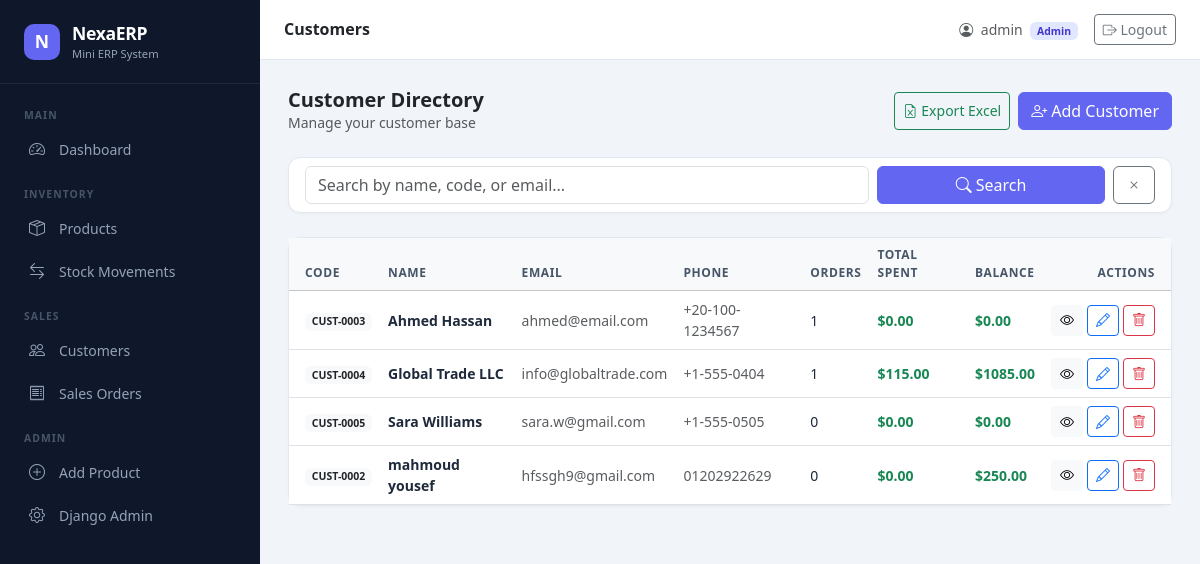
The app's page /customers/ (signed in), older data.
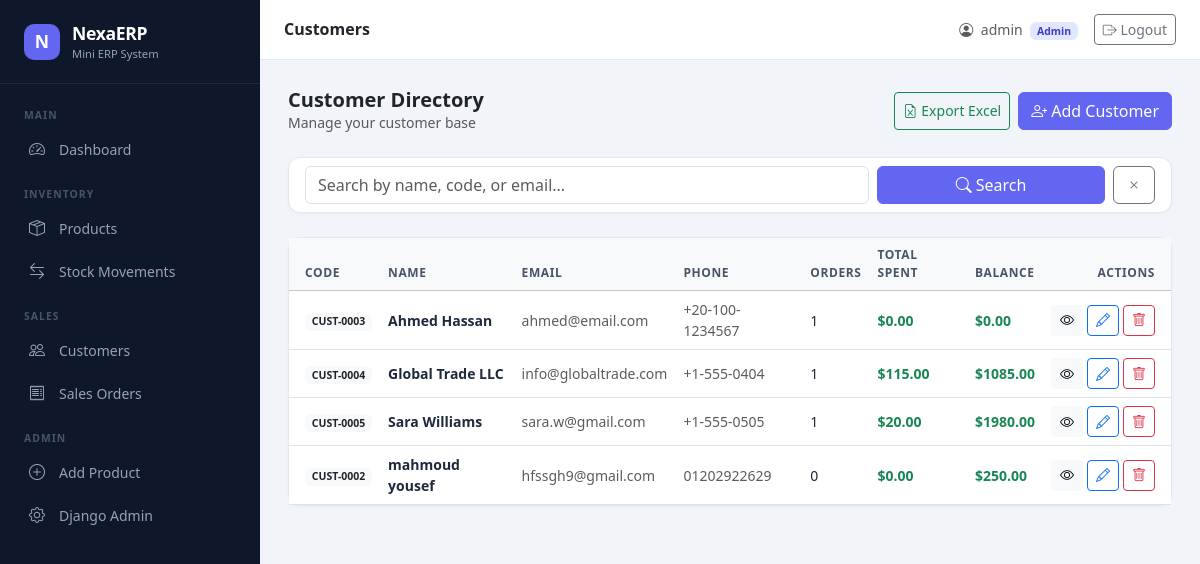
The same page, newer data.
### customers/models.py (models this page shows, shortened)
class Customer(models.Model):
    customer_code = models.CharField(max_length=50, unique=True)
    name = models.CharField(max_length=255)
    phone = models.CharField(max_length=20, blank=True)
    address = models.TextField(blank=True)
    email = models.EmailField(blank=True)
    opening_balance = models.DecimalField(max_digits=12, decimal_places=2, default=0)
    is_active = models.BooleanField(default=True)
    created_at = models.DateTimeField(auto_now_add=True)
    updated_at = models.DateTimeField(auto_now=True)
    class Meta:
        ordering = ['name']
    @property
    def total_orders(self):
        return self.salesorder_set.exclude(status='cancelled').count()
    @property
    def total_spent(self):
        from django.db.models import Sum
        result = self.salesorder_set.filter(status='confirmed').aggregate(
            total=Sum('total_amount')
        )
        return result['total'] or 0
    @property
    def balance(self):
        from django.db.models import Sum
        confirmed_total = self.salesorder_set.filter(
            status='confirmed'
        ).aggregate(total=Sum('total_amount'))['total'] or 0
        return self.opening_balance - confirmed_total

### customers/views.py (the view)
# urls.py: path('', CustomerListView.as_view(), name='customer_list'),
class CustomerListView(SalesOrAdminMixin, ListView):
    model = Customer
    template_name = 'customers/customer_list.html'
    context_object_name = 'customers'
    paginate_by = 15
    def get_queryset(self):
        query = self.request.GET.get('q', '')
        return CustomerService.search(query=query or None)
    def get_context_data(self, **kwargs):
        context = super().get_context_data(**kwargs)
        context['search_form'] = CustomerSearchForm(self.request.GET)
        return context

### customers/forms.py
class CustomerSearchForm(forms.Form):
    q = forms.CharField(
        required=False,
        widget=forms.TextInput(attrs={
            'class': 'form-control',
            'placeholder': 'Search by name, code, or email...'
        })
    )

### core/mixins.py (called while the page is built)
    def dispatch(self, request, *args, **kwargs):
        if not request.user.is_authenticated:
            return self.handle_no_permission()
        return super().dispatch(request, *args, **kwargs)

### customers/services.py (called while the page is built)
    @staticmethod
    def search(query=None):
        qs = Customer.objects.filter(is_active=True)
        if query:
            qs = qs.filter(name__icontains=query) | Customer.objects.filter(
                customer_code__icontains=query, is_active=True
            ) | Customer.objects.filter(
                email__icontains=query, is_active=True
            )
        return qs.distinct()

### customers/templates/customers/customer_list.html (shortened to what this page needs)
{% extends "base.html" %}
{% load humanize %}
{% block page_title %}Customers{% endblock %}
{% block content %}
<div class="d-flex justify-content-between align-items-center mb-4">
    <div>
        <h5 class="fw-bold mb-0">Customer Directory</h5>
        <p class="text-muted small mb-0">Manage your customer base</p>
    </div>
    <div class="d-flex gap-2">
        {% if user.is_staff or user.is_superuser %}
        <a href="{% url 'customer_export' %}" class="btn btn-outline-success btn-sm d-flex align-items-center">
            <i class="bi bi-file-earmark-excel me-1"></i>Export Excel
        </a>
        {% endif %}
        <a href="{% url 'customer_create' %}" class="btn btn-primary">
            <i class="bi bi-person-plus me-1"></i>Add Customer
        </a>
    </div>
</div>
<div class="card mb-4">
    <div class="card-body py-2">
        <form method="get" class="row g-2 align-items-end">
            <div class="col-md-8">{{ search_form.q }}</div>
            <div class="col-md-4 d-flex gap-2">
                <button type="submit" class="btn btn-primary flex-fill"><i class="bi bi-search me-1"></i>Search</button>
                <a href="{% url 'customer_list' %}" class="btn btn-outline-secondary"><i class="bi bi-x"></i></a>
            </div>
        </form>
    </div>
</div>
<div class="card">
    <div class="card-body p-0">
        <div class="table-responsive">
            <table class="table table-hover mb-0 ">
                <thead class="table-light">
                    <tr>
                        <th class="ps-3">Code</th>
                        <th>Name</th>
                        <th>Email</th>
                        <th>Phone</th>
                        <th>Orders</th>
                        <th>Total Spent</th>
                        <th>Balance</th>
                        <th class="text-end pe-3">Actions</th>
                    </tr>
                </thead>
                <tbody>
                    {% for customer in customers %}
                    <tr>
                        <td class="ps-3"><span class="badge bg-light text-dark fw-semibold">{{ customer.customer_code }}</span></td>
                        <td class="fw-semibold">{{ customer.name }}</td>
                        <td class="text-muted">{{ customer.email|default:"—" }}</td>
                        <td class="text-muted">{{ customer.phone|default:"—" }}</td>
                        <td>{{ customer.total_orders }}</td>
                        <td class="fw-semibold text-success">${{ customer.total_spent|floatformat:2|intcomma }}</td>
                        <td class="fw-semibold {% if customer.balance >= 0 %}text-success{% else %}text-danger{% endif %}">
                            ${{ customer.balance|floatformat:2 }}
                        </td>
                        <td class="text-end pe-3">
                            <div class="d-flex gap-1 justify-content-end">
                                <a href="{% url 'customer_detail' customer.pk %}" class="btn btn-sm btn-light" title="View"><i class="bi bi-eye"></i></a>
                                <a href="{% url 'customer_update' customer.pk %}" class="btn btn-sm btn-outline-primary" title="Edit"><i class="bi bi-pencil"></i></a>
                                {% if user.is_staff or user.is_superuser %}
                                <a href="{% url 'customer_delete' customer.pk %}" class="btn btn-sm btn-outline-danger" title="Delete"><i class="bi bi-trash"></i></a>
                                {% endif %}
                            </div>
                        </td>
                    </tr>
                    {% endfor %}
                </tbody>
            </table>
        </div>
    </div>
</div>
{% endblock %}

Row changes from the older to the newer data that the page shows:
changed Customer "Sara Williams": total_orders "0" → "1"; total_spent "0.00" → "20.00"; balance "0.00" → "1980.00"
